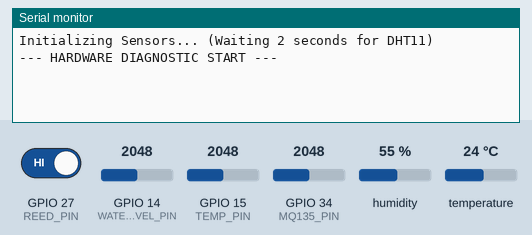
This sketch was run on a simulated ESP32. Shown: the last lines printed to the serial monitor. The inputs (shaded band) are chosen by the test bench; at power-on: GPIO 14 (WATER_LEVEL_PIN) = 2048, GPIO 15 (TEMP_PIN) = 2048, GPIO 27 (REED_PIN) HIGH, GPIO 34 (MQ135_PIN) = 2048, humidity 55 %, temperature 24 °C.

Above: at 3.2 s.
3.3 s: GPIO 14 (WATER_LEVEL_PIN) set to 429
At 4.9 s:
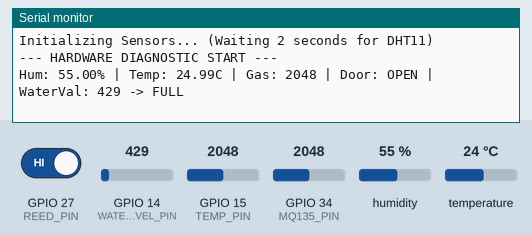
7.5 s: GPIO 14 (WATER_LEVEL_PIN) set to 384
At 8.6 s:
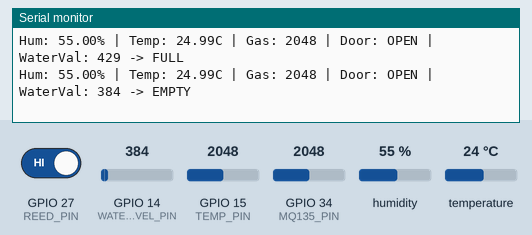

Measured:
- the behaviour switches between 400 and 399 on GPIO 14 (WATER_LEVEL_PIN) (found by bisection; images 1 and 2)
- after the input at 3.3 s, the serial monitor: prints a new line after 0.72 s (image 1)
- after the input at 7.5 s, the serial monitor: prints a new line after 0.57 s (image 2)

The sketch:

sensor_diag.ino
```cpp
#include "DHT.h"
#include <math.h>

/* ================= Pin Definitions ================= */
#define DHT_PIN 4
#define DHT_TYPE DHT11
DHT dht(DHT_PIN, DHT_TYPE);

#define TEMP_PIN 15
#define MQ135_PIN 34
#define REED_PIN 27
#define WATER_LEVEL_PIN 14 // Must use Analog Read for HW-038

// Threshold: Below this number = EMPTY. Above = HAS WATER.
// HW-038 usually reads 0-100 when dry, and >1000 when wet.
#define WATER_THRESHOLD 400

/* ================= Thermistor Config ================= */
#define SERIESRESISTOR 10000
#define NOMINAL_RESISTANCE 10000
#define NOMINAL_TEMP 25
#define BCOEFFICIENT 3950

void setup() {
  Serial.begin(115200);

  dht.begin();
  Serial.println("Initializing Sensors... (Waiting 2 seconds for DHT11)");
  delay(2000);

  pinMode(REED_PIN, INPUT_PULLUP);

  // CHANGE: Remove INPUT_PULLUP for the water sensor.
  // HW-038 needs a clean analog input.
  pinMode(WATER_LEVEL_PIN, INPUT);
  pinMode(TEMP_PIN, INPUT);

  Serial.println("--- HARDWARE DIAGNOSTIC START ---");
}

void loop() {
  delay(2000);

  // --- 1. DHT Humidity ---
  float hum = dht.readHumidity();

  // --- 2. Analog Temp Calculation ---
  int rawTemp = analogRead(TEMP_PIN);
  float resistance = 4095.0 / (float)rawTemp - 1.0;
  resistance = SERIESRESISTOR / resistance;
  float steinhart = resistance / NOMINAL_RESISTANCE;
  steinhart = log(steinhart);
  steinhart /= BCOEFFICIENT;
  steinhart += 1.0 / (NOMINAL_TEMP + 273.15);
  steinhart = 1.0 / steinhart;
  float tempC = steinhart - 273.15;

  // --- 3. Other Sensors ---
  int gas = analogRead(MQ135_PIN);
  bool doorOpen = digitalRead(REED_PIN);

  // --- 4. Water Level Logic (FIXED) ---
  int waterRaw = analogRead(WATER_LEVEL_PIN); // Read 0-4095
  bool tankEmpty = (waterRaw < WATER_THRESHOLD); // If < 400, it's empty

  // --- Print Data ---
  if (isnan(hum)) {
    Serial.print("Hum: ERROR");
  } else {
    Serial.print("Hum: "); Serial.print(hum); Serial.print("%");
  }

  Serial.print(" | Temp: "); Serial.print(tempC);
  Serial.print("C | Gas: "); Serial.print(gas);
  Serial.print(" | Door: "); Serial.print(doorOpen ? "OPEN" : "CLOSED");

  // Print Raw Water Value so you can calibrate it
  Serial.print(" | WaterVal: "); Serial.print(waterRaw);
  Serial.print(" -> "); Serial.println(tankEmpty ? "EMPTY" : "FULL");
}
```
